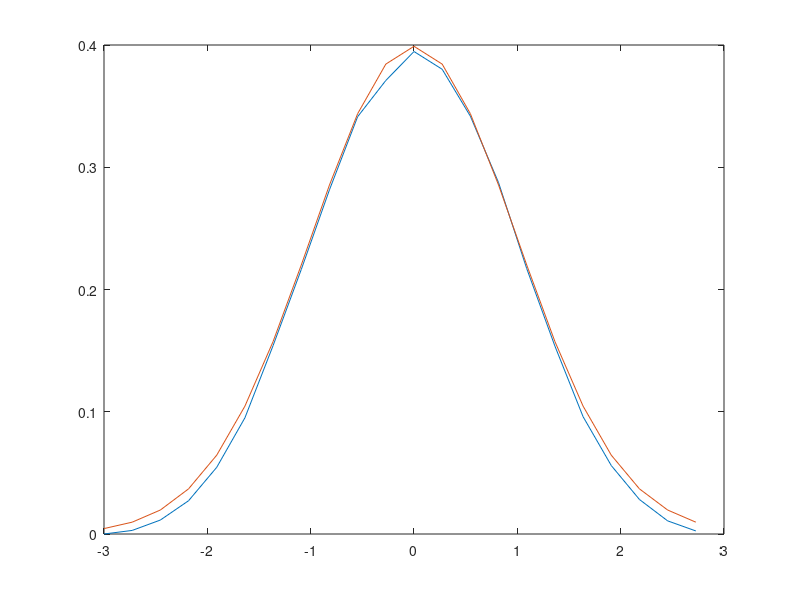

MATLAB code to generate this figure:
%Author: Chris Etler
%Date: 9 November 2014
%Desc: Generates 4 six-sided dice and rolls them all a bunch of times and takes the sum, then creates a scatter plot
%      of all the outputs and the number of times they occured. Then this is altered so that the max is one. Then the
%      plot is changed from 3-24 (the posible sums of the dice) to -3 to 3 (similar to a normal distribution around 0).
%      then the y is multipled by 3.5 so that its peak is the same as the peak of a normal dist. with sigma of 0. 
%      The final graph shows this modified functin and the normal function as a comparision.

%Goal: The goal was to find how accurate rolling 4 6-sided dice could be when trying to come up with random numbers in a normal gaussian distribution. 
%Result: It works well.


clear
%Number of trials
trials = 100000;

%First Loop. Creates the probability dist. for 4 6-sided dice)
y1 = zeros(1,22);
x = 3:24;

for i = 1:1:trials;
    %for trials# of cases
    roll = ceil(rand*6)+ceil(rand*6)+ceil(rand*6)+ceil(rand*6); %number between 1 and 6, twice (Add two dice)
    for j = 1:1:22;
        if roll == j+2;
            y1(j) = y1(j)+1;
        end
    end
    
        
end



%Creates the Plots
y1 = y1./trials; %makes all probability between 0 and 1
x = (((x-3)./22).*6)-3; %makes it between -1 and 1




var1 = 1/(sqrt(2*pi));
e = exp(1);

plot(x,y1.*3.5238,x,var1*e.^(-((x.^(2))/2)));



